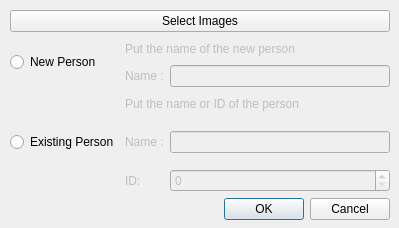
<?xml version="1.0" encoding="UTF-8"?>
<ui version="4.0">
 <class>AddPersonDialog</class>
 <widget class="QDialog" name="AddPersonDialog">
  <property name="geometry">
   <rect>
    <x>0</x>
    <y>0</y>
    <width>399</width>
    <height>228</height>
   </rect>
  </property>
  <property name="windowTitle">
   <string>Dialog</string>
  </property>
  <widget class="QWidget" name="layoutWidget">
   <property name="geometry">
    <rect>
     <x>10</x>
     <y>10</y>
     <width>380</width>
     <height>210</height>
    </rect>
   </property>
   <layout class="QGridLayout" name="gridLayout">
    <item row="6" column="2">
     <widget class="QSpinBox" name="spinBox">
      <property name="enabled">
       <bool>false</bool>
      </property>
     </widget>
    </item>
    <item row="2" column="1">
     <widget class="QLabel" name="label_name_1">
      <property name="enabled">
       <bool>false</bool>
      </property>
      <property name="text">
       <string>Name :</string>
      </property>
     </widget>
    </item>
    <item row="4" column="2" rowspan="2">
     <widget class="QLineEdit" name="name_new_person">
      <property name="enabled">
       <bool>false</bool>
      </property>
      <property name="text">
       <string/>
      </property>
     </widget>
    </item>
    <item row="1" column="1" colspan="2">
     <widget class="QLabel" name="label_new_person">
      <property name="enabled">
       <bool>false</bool>
      </property>
      <property name="text">
       <string>Put the name of the new person</string>
      </property>
     </widget>
    </item>
    <item row="3" column="1" colspan="2">
     <widget class="QLabel" name="label_existing_person">
      <property name="enabled">
       <bool>false</bool>
      </property>
      <property name="text">
       <string>Put the name or ID of the person</string>
      </property>
     </widget>
    </item>
    <item row="0" column="0" colspan="3">
     <widget class="QPushButton" name="selectImagesButton">
      <property name="text">
       <string>Select Images</string>
      </property>
     </widget>
    </item>
    <item row="6" column="1">
     <widget class="QLabel" name="label_3">
      <property name="enabled">
       <bool>false</bool>
      </property>
      <property name="text">
       <string>ID:</string>
      </property>
     </widget>
    </item>
    <item row="3" column="0" rowspan="4">
     <widget class="QRadioButton" name="radioButton_2">
      <property name="text">
       <string>Existing Person</string>
      </property>
     </widget>
    </item>
    <item row="2" column="2">
     <widget class="QLineEdit" name="lineEdit_2">
      <property name="enabled">
       <bool>false</bool>
      </property>
      <property name="text">
       <string/>
      </property>
     </widget>
    </item>
    <item row="4" column="1" rowspan="2">
     <widget class="QLabel" name="label_2">
      <property name="enabled">
       <bool>false</bool>
      </property>
      <property name="text">
       <string>Name :</string>
      </property>
     </widget>
    </item>
    <item row="7" column="0" colspan="3">
     <widget class="QDialogButtonBox" name="buttonBox">
      <property name="orientation">
       <enum>Qt::Horizontal</enum>
      </property>
      <property name="standardButtons">
       <set>QDialogButtonBox::Cancel|QDialogButtonBox::Ok</set>
      </property>
     </widget>
    </item>
    <item row="1" column="0" rowspan="2">
     <widget class="QRadioButton" name="new_person">
      <property name="text">
       <string>New Person</string>
      </property>
     </widget>
    </item>
   </layout>
  </widget>
 </widget>
 <resources/>
 <connections>
  <connection>
   <sender>buttonBox</sender>
   <signal>accepted()</signal>
   <receiver>AddPersonDialog</receiver>
   <slot>accept()</slot>
   <hints>
    <hint type="sourcelabel">
     <x>249</x>
     <y>218</y>
    </hint>
    <hint type="destinationlabel">
     <x>157</x>
     <y>274</y>
    </hint>
   </hints>
  </connection>
  <connection>
   <sender>buttonBox</sender>
   <signal>rejected()</signal>
   <receiver>AddPersonDialog</receiver>
   <slot>reject()</slot>
   <hints>
    <hint type="sourcelabel">
     <x>317</x>
     <y>218</y>
    </hint>
    <hint type="destinationlabel">
     <x>286</x>
     <y>274</y>
    </hint>
   </hints>
  </connection>
  <connection>
   <sender>new_person</sender>
   <signal>toggled(bool)</signal>
   <receiver>label_new_person</receiver>
   <slot>setEnabled(bool)</slot>
   <hints>
    <hint type="sourcelabel">
     <x>105</x>
     <y>61</y>
    </hint>
    <hint type="destinationlabel">
     <x>151</x>
     <y>50</y>
    </hint>
   </hints>
  </connection>
  <connection>
   <sender>new_person</sender>
   <signal>toggled(bool)</signal>
   <receiver>label_name_1</receiver>
   <slot>setEnabled(bool)</slot>
   <hints>
    <hint type="sourcelabel">
     <x>124</x>
     <y>69</y>
    </hint>
    <hint type="destinationlabel">
     <x>169</x>
     <y>71</y>
    </hint>
   </hints>
  </connection>
  <connection>
   <sender>new_person</sender>
   <signal>toggled(bool)</signal>
   <receiver>lineEdit_2</receiver>
   <slot>setEnabled(bool)</slot>
   <hints>
    <hint type="sourcelabel">
     <x>119</x>
     <y>59</y>
    </hint>
    <hint type="destinationlabel">
     <x>228</x>
     <y>81</y>
    </hint>
   </hints>
  </connection>
  <connection>
   <sender>radioButton_2</sender>
   <signal>toggled(bool)</signal>
   <receiver>label_existing_person</receiver>
   <slot>setEnabled(bool)</slot>
   <hints>
    <hint type="sourcelabel">
     <x>107</x>
     <y>137</y>
    </hint>
    <hint type="destinationlabel">
     <x>151</x>
     <y>109</y>
    </hint>
   </hints>
  </connection>
  <connection>
   <sender>radioButton_2</sender>
   <signal>toggled(bool)</signal>
   <receiver>label_2</receiver>
   <slot>setEnabled(bool)</slot>
   <hints>
    <hint type="sourcelabel">
     <x>122</x>
     <y>139</y>
    </hint>
    <hint type="destinationlabel">
     <x>171</x>
     <y>145</y>
    </hint>
   </hints>
  </connection>
  <connection>
   <sender>radioButton_2</sender>
   <signal>toggled(bool)</signal>
   <receiver>name_new_person</receiver>
   <slot>setEnabled(bool)</slot>
   <hints>
    <hint type="sourcelabel">
     <x>113</x>
     <y>142</y>
    </hint>
    <hint type="destinationlabel">
     <x>234</x>
     <y>138</y>
    </hint>
   </hints>
  </connection>
  <connection>
   <sender>radioButton_2</sender>
   <signal>toggled(bool)</signal>
   <receiver>label_3</receiver>
   <slot>setEnabled(bool)</slot>
   <hints>
    <hint type="sourcelabel">
     <x>127</x>
     <y>152</y>
    </hint>
    <hint type="destinationlabel">
     <x>147</x>
     <y>179</y>
    </hint>
   </hints>
  </connection>
  <connection>
   <sender>radioButton_2</sender>
   <signal>toggled(bool)</signal>
   <receiver>spinBox</receiver>
   <slot>setEnabled(bool)</slot>
   <hints>
    <hint type="sourcelabel">
     <x>79</x>
     <y>148</y>
    </hint>
    <hint type="destinationlabel">
     <x>220</x>
     <y>176</y>
    </hint>
   </hints>
  </connection>
 </connections>
</ui>
